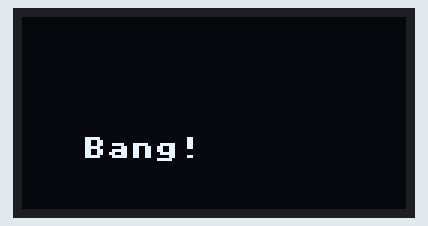
A program run on a simulated Raspberry Pi Pico running MicroPython. Shown: 128×64 one-colour display. Library files of the repository ran but are not shown: ssd1306.py; what the program prints to the serial console is not drawn.

Above: at 0.45 s.
At 1.36 s:
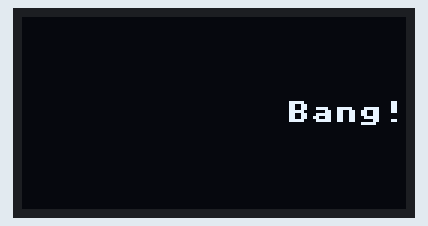
At 2.56 s:
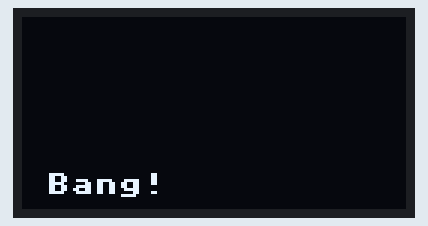
At 4.98 s:
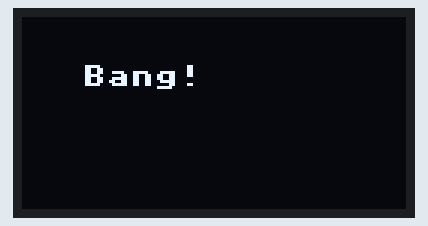
At 7.39 s:
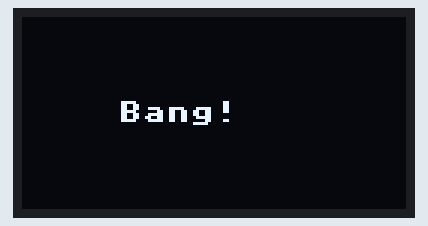
At 9.8 s:
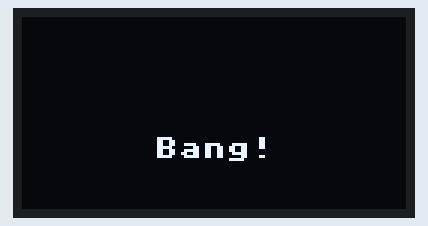

Measured:
- by itself, everything shown: repeats every 9.0 s, in 30 steps

The program:

gfx.py
```python
import machine
import ssd1306
import utime
import framebuf
from math import ceil

width = 128
height = 64

sda=machine.Pin(0)
scl=machine.Pin(1)
i2c=machine.I2C(0,sda=sda, scl=scl, freq=400000)
print(i2c.scan())

display = ssd1306.SSD1306_I2C(width, height, i2c)
fbuf = framebuf.FrameBuffer(bytearray(ceil(width * height / 8)), width, height, framebuf.MONO_HMSB)

x = 0
y = 10
dx = 2
dy = 3

txt = "Bang!"
txtx = len(txt) * 8
txty = 8
limx = width - txtx
limy = height - txty

while True:
    fbuf.fill(0)
    fbuf.text(txt, x, y, 1)
    display.blit(fbuf, 0, 0)
    display.show()
    x += dx
    y += dy
    if (x > limx) or (x < 1): dx *= -1
    if (y > limy) or (y < 1): dy *= -1
    
```
